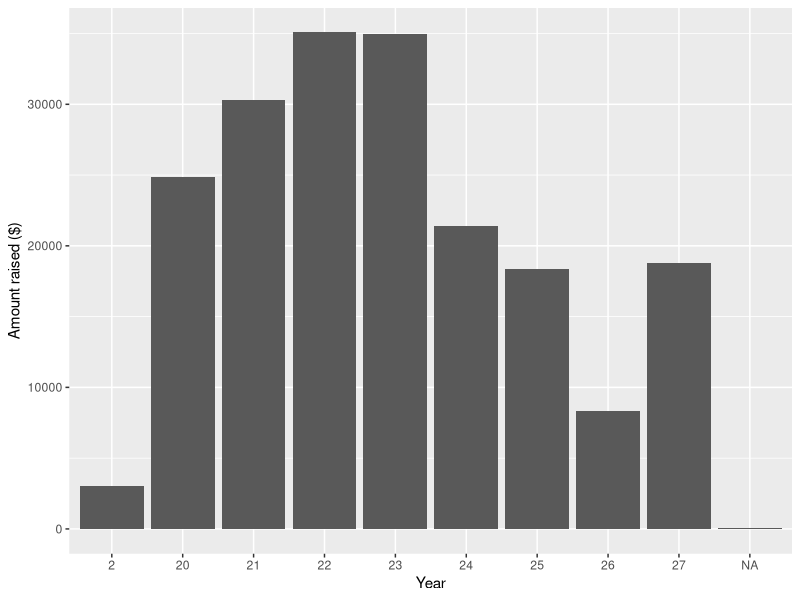

Source code (R):
require(plyr)
require(dplyr)
require(ggplot2)
require(tidyverse)

# Read, get columns we care about
df <- read.csv("SSASF 2017 Donor List.csv", skip = 5, header = TRUE, stringsAsFactors = FALSE)
df <- df[2:nrow(df), c(1,3)]
colnames(df) <- c("Date", "Amount")
workingdf <- df

# Fix the date
workingdf$Date <- as.Date(gsub("^[0-9]", "2", as.Date(workingdf$Date, format = "%m/%d/%Y")))

# Sub commas, change from dollars
workingdf$Amount <- gsub("\\$", "", workingdf$Amount)
workingdf$Amount <- as.numeric(gsub("\\,", "", workingdf$Amount))
workingdf <- workingdf[!is.na(workingdf$Amount), ]
workingdf <- workingdf[1:(nrow(workingdf)-1), ]

workingdf$Total <- cumsum(workingdf$Amount)

workingdf <- separate(workingdf, Date, c("Year", "Month", "Day"), remove = FALSE)

# Breakdown by year
byYear <- ggplot(data = (workingdf %>% group_by(Year) %>% summarise(sum(Amount))),
              aes(x = Year, y = `sum(Amount)`)) + geom_bar(stat = "identity") +
              ylab("Amount raised ($)")


ggsave(plot = byYear, filename = "donations_by_year.jpg", width = 8, height = 6)
